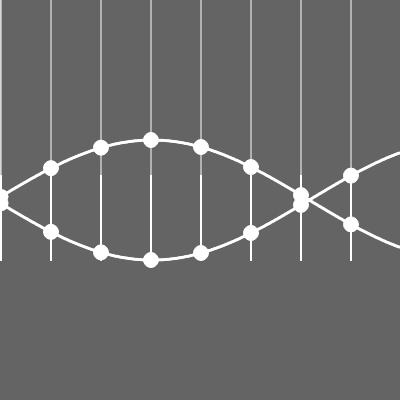
Frame 1 (no input)
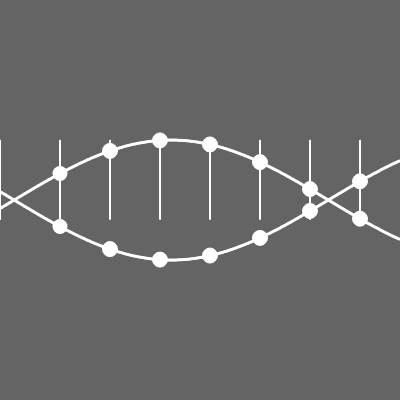
Frame 60 (no input)
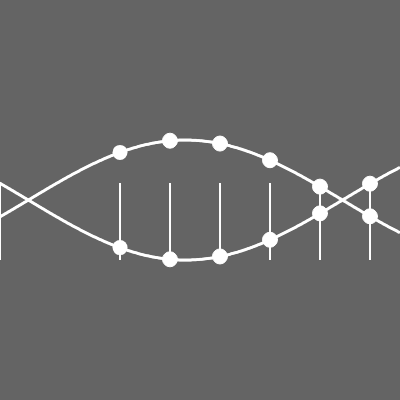
Frame 120 (the mouse pressed at the canvas centre since frame 60)

The p5.js sketch that drew these frames (run headless with seeded random() and noise() and a simulated clock; from frame 60 on, the mouse is pressed at the canvas centre):

// p5.js sketch
// ── sketch.js
let circleX = 0;
let circleY1 = 0;
let circleY2 = 0;
//let x

function setup() {
  createCanvas(400, 400);
  background(100);

  // for (let i = 0; i<15; i++){
  //   circleX
  // }
}

function draw() {
  background(100);

  circleX++;

  for (let x = 0; x < width; x++) {
    let freq = x * 0.01 + frameCount * 0.05;//
    let amp = 60;
    let sinValue = sin(freq) * amp;

    y1 = height / 2 + sinValue;
    y2 = height / 2 - sinValue;

    noStroke();
    circle(x, y1, 3);
    circle(x, y2, 3);
    function gene(i) {
      //circles on two sin waves
      let t;

      t = circleX + i;

      if (x == t) {
        circleY1 = y1;
        circleY2 = y2;
        circle(t, circleY1, 15);
        circle(t, circleY2, 15);
      }

      if (t > width) {
        t = 0;
      }

      //the lines taht is linking the circles
      stroke(255);
      line(t, height/2, t, circleY1);
      // line(t, height/2, t, circleY2);//
    }
    gene(0);
    gene(50);
    gene(100);
    gene(150);
    gene(200);
    gene(250);
    gene(300);
    gene(350);
    gene(400);
  }
}
